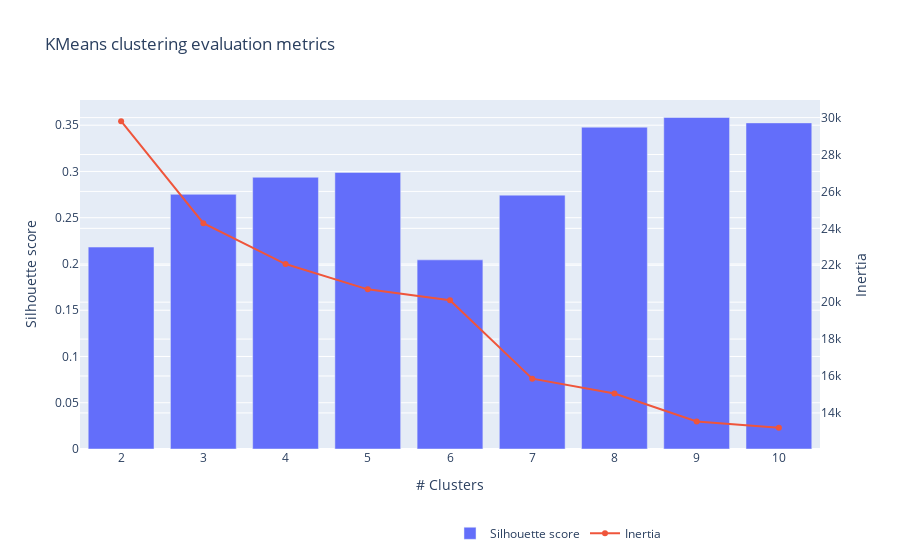

Notebook cell for this chart:
### Markdown cell above
### 3. K-Means

### Code cell
# Visualisation combinée de l'inertie et du score de silhouette

# Calcul de l'inertie (WCSS) et du score de silhouette pour différentes valeurs de k
wcss, sil, k = [], [], []
for i in range(2, 11):
    kmeans = KMeans(n_clusters=i, random_state=42, n_init='auto').fit(X_processed)
    wcss.append(kmeans.inertia_)
    sil.append(silhouette_score(X_processed, kmeans.labels_))
    k.append(i)
    print(f"For k = {i} --> WCSS = {wcss[-1]} | Silhouette = {sil[-1]}")

# Création d'une figure combinée avec deux axes y
fig = go.Figure()

# Ajout du score de silhouette en barres (axe y de gauche)
fig.add_trace(
    go.Bar(x=k, y=sil, name="Silhouette score", yaxis="y1")
)

# Ajout de l'inertie en ligne (axe y de droite)
fig.add_trace(
    go.Scatter(x=k, y=wcss, mode="lines+markers", name="Inertia", yaxis="y2")
)

# Mise à jour de la mise en page avec deux axes y
fig.update_layout(
    title="KMeans clustering evaluation metrics",
    xaxis=dict(title="# Clusters"),
    yaxis=dict(title="Silhouette score", side="left"),
    yaxis2=dict(title="Inertia", overlaying="y", side="right"),
    legend=dict(x=0.5, y=-0.2, orientation="h")
)

fig.show()

### Figure 1 — Plotly figure (JSON) as saved in the notebook; plotly's stock layout.template omitted (floating-point values rounded to 4 significant figures)
{"data": [{"name": "Silhouette score", "type": "bar", "x": [2, 3, 4, 5, 6, 7, 8, 9, 10], "y": [0.2183, 0.2753, 0.2937, 0.2989, 0.2044, 0.2744, 0.3478, 0.3584, 0.3525], "yaxis": "y"}, {"mode": "lines+markers", "name": "Inertia", "type": "scatter", "x": [2, 3, 4, 5, 6, 7, 8, 9, 10], "y": [29810.0, 24280.0, 22060.0, 20690.0, 20110.0, 15860.0, 15050.0, 13530.0, 13190.0], "yaxis": "y2"}], "layout": {"legend": {"orientation": "h", "x": 0.5, "y": -0.2}, "title": {"text": "KMeans clustering evaluation metrics"}, "xaxis": {"title": {"text": "# Clusters"}}, "yaxis": {"side": "left", "title": {"text": "Silhouette score"}}, "yaxis2": {"overlaying": "y", "side": "right", "title": {"text": "Inertia"}}}}
